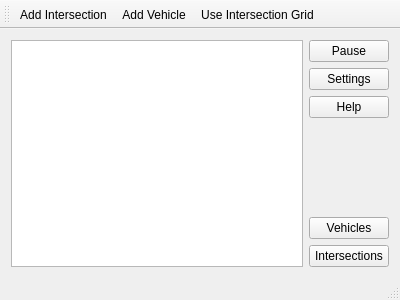
<?xml version="1.0" encoding="UTF-8"?>
<ui version="4.0">
 <class>MainWindow</class>
 <widget class="QMainWindow" name="MainWindow">
  <property name="geometry">
   <rect>
    <x>0</x>
    <y>0</y>
    <width>400</width>
    <height>300</height>
   </rect>
  </property>
  <property name="windowTitle">
   <string>MainWindow</string>
  </property>
  <widget class="QWidget" name="centralWidget">
   <layout class="QVBoxLayout" name="verticalLayout">
    <item>
     <layout class="QHBoxLayout" name="horizontalLayout_3">
      <item>
       <widget class="QGraphicsView" name="graphicsView"/>
      </item>
      <item>
       <layout class="QVBoxLayout" name="verticalLayout_6">
        <item>
         <widget class="QPushButton" name="pushButton_3">
          <property name="text">
           <string>Pause</string>
          </property>
         </widget>
        </item>
        <item>
         <widget class="QPushButton" name="settingsButton">
          <property name="text">
           <string>Settings</string>
          </property>
         </widget>
        </item>
        <item>
         <widget class="QPushButton" name="helpPushButton">
          <property name="text">
           <string>Help</string>
          </property>
         </widget>
        </item>
        <item>
         <spacer name="verticalSpacer">
          <property name="orientation">
           <enum>Qt::Vertical</enum>
          </property>
          <property name="sizeHint" stdset="0">
           <size>
            <width>20</width>
            <height>40</height>
           </size>
          </property>
         </spacer>
        </item>
        <item>
         <widget class="QPushButton" name="pushButton_2">
          <property name="text">
           <string>Vehicles</string>
          </property>
         </widget>
        </item>
        <item>
         <widget class="QPushButton" name="pushButton">
          <property name="text">
           <string>Intersections</string>
          </property>
         </widget>
        </item>
       </layout>
      </item>
     </layout>
    </item>
   </layout>
  </widget>
  <widget class="QMenuBar" name="menuBar">
   <property name="geometry">
    <rect>
     <x>0</x>
     <y>0</y>
     <width>400</width>
     <height>21</height>
    </rect>
   </property>
  </widget>
  <widget class="QToolBar" name="mainToolBar">
   <attribute name="toolBarArea">
    <enum>TopToolBarArea</enum>
   </attribute>
   <attribute name="toolBarBreak">
    <bool>false</bool>
   </attribute>
   <addaction name="actionAddIntersection"/>
   <addaction name="actionAddVehicle"/>
   <addaction name="actionActionAddIntersectionGrid"/>
  </widget>
  <widget class="QStatusBar" name="statusBar"/>
  <action name="actionAddIntersection">
   <property name="text">
    <string>Add Intersection</string>
   </property>
   <property name="toolTip">
    <string>Add Intersection</string>
   </property>
  </action>
  <action name="actionAddVehicle">
   <property name="text">
    <string>Add Vehicle</string>
   </property>
   <property name="toolTip">
    <string>Add Vehicle</string>
   </property>
  </action>
  <action name="actionActionAddIntersectionGrid">
   <property name="text">
    <string>Use Intersection Grid</string>
   </property>
   <property name="toolTip">
    <string>Use Intersection Grid</string>
   </property>
  </action>
 </widget>
 <layoutdefault spacing="6" margin="11"/>
 <resources/>
 <connections/>
</ui>
